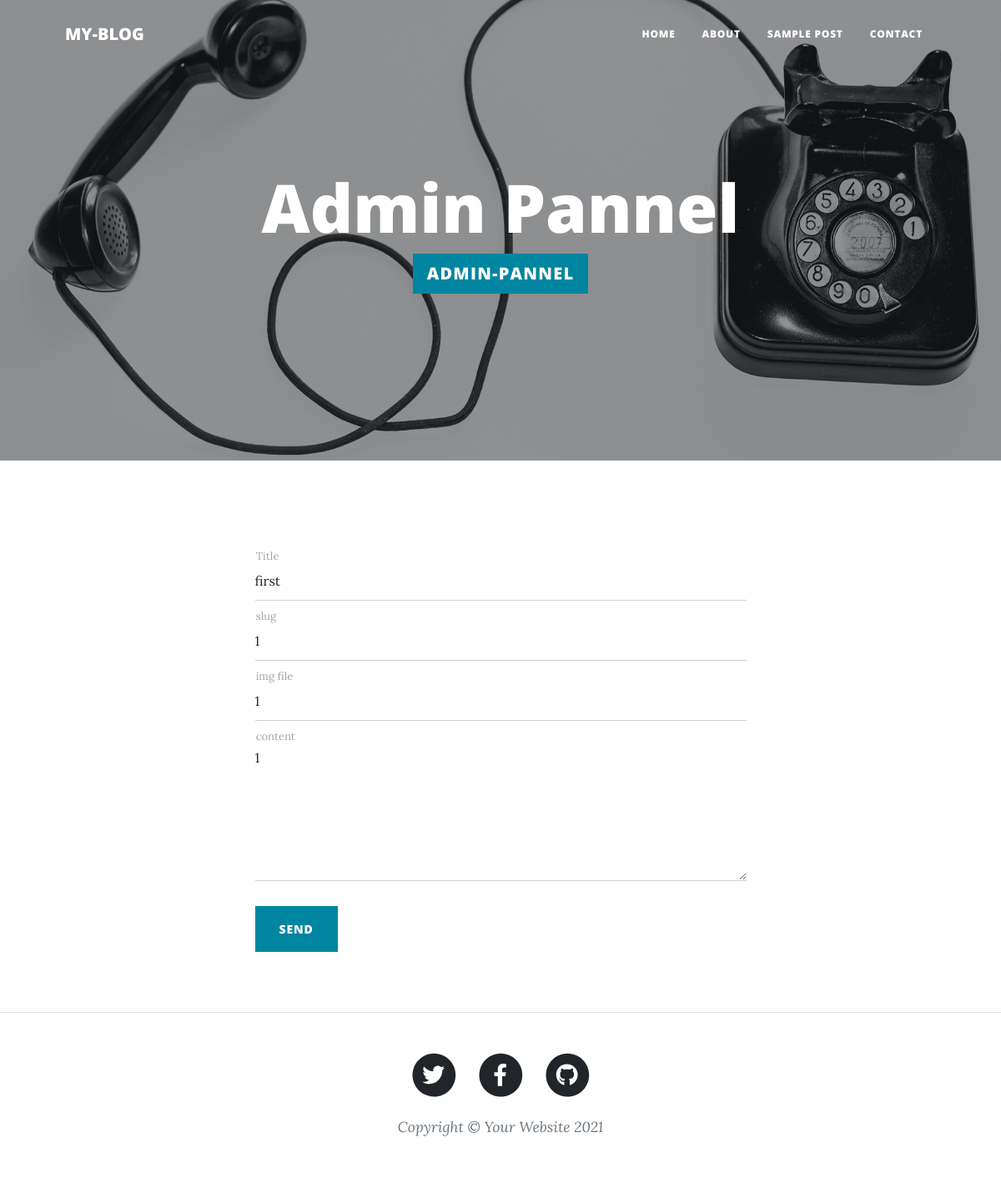
Screenshot of /edit/1 with the database file from the repository.
### app.py (models this page shows, shortened)
class Posts(db.Model):
    id = db.Column(db.Integer,primary_key=True)
    title = db.Column(db.String(150), nullable=False)
    slug = db.Column(db.String(50), nullable=False)
    content = db.Column(db.Text, nullable=False)
    img_file = db.Column(db.Text, nullable=True)
    date_posted = db.Column(db.DateTime, nullable=False, default=datetime.utcnow)

### app.py (the view, shortened to what this page needs)
@app.route("/edit/<string:id>", methods=['GET',"POST"])
def edit(id):
    post_data = Posts.query.filter_by(id=id).first()
    return render_template('edit.html', url=url,post_data=post_data)

### templates/edit.html (shortened to what this page needs)
{% extends 'layout.html' %}
{% block contact %}
<header class="masthead" style="background-image: url('../static/img/contact-bg.jpg')">
    <div class="container position-relative px-4 px-lg-5">
        <div class="row gx-4 gx-lg-5 justify-content-center">
            <div class="col-md-10 col-lg-8 col-xl-7">
                <div class="page-heading">
                    <h1>Admin Pannel</h1>
                    <div class="page-heading">
                        <a href="/dashboard"><button class="btn btn-primary btn-lg">ADMIN-PANNEL</button></a>
                </div>
            </div>
        </div>
    </div>
</header>
<main class="mb-4">
    <div class="container px-4 px-lg-5">
        <div class="row gx-4 gx-lg-5 justify-content-center">
            <div class="col-md-10 col-lg-8 col-xl-7">
                <div class="my-5">
                    <form  method="POST" id="contactForm" data-sb-form-api-token="API_TOKEN">
                        <div class="form-floating">
                            <input name="title" class="form-control" id="name" type="text"  data-sb-validations="required" value="{{post_data.title}}" />
                            <label for="name">Title</label>
                        </div>
                        <div class="form-floating">
                            <input name="slug" class="form-control" id="email" type="text" data-sb-validations="required,email" value="{{post_data.slug}}"/>
                            <label for="email">slug</label>
                        </div>
                        <div class="form-floating">
                            <input name="imgfile" class="form-control" id="phone" data-sb-validations="required" value="{{post_data.img_file}}" />
                            <label for="phone">img file</label>
                        </div>
                        <div class="form-floating">
                            <textarea name="content" class="form-control" id="message" style="height: 12rem" data-sb-validations="required">{{post_data.content}}</textarea>
                            <label for="message">content</label>
                        </div>
                        <br />
                        <button class="btn btn-primary text-uppercase" id="submitButton" type="submit">Send</button>
                    </form>
                </div>
            </div>
        </div>
    </div>
</main>
{% endblock contact %}

### rows the page displays
Posts: title "first", slug "1", imgfile "1", content "1"
